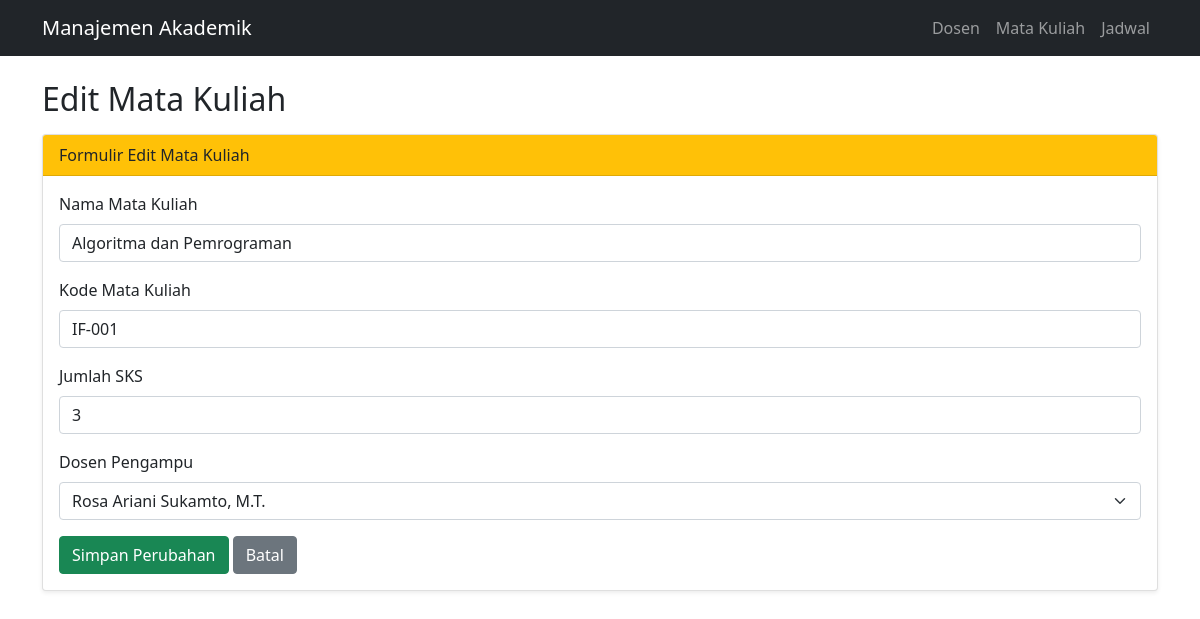
Screenshot of /index.php?action=course_edit&id=1 with the database file from the repository.
### tables this page shows
CREATE TABLE IF NOT EXISTS courses (
    id INT UNSIGNED NOT NULL AUTO_INCREMENT,
    course_name VARCHAR(100) NOT NULL,
    course_code VARCHAR(20) NOT NULL,
    sks TINYINT UNSIGNED NOT NULL,
    lecturer_id INT UNSIGNED NOT NULL,

    PRIMARY KEY (id),

    UNIQUE KEY uq_courses_course_code (course_code),

    CONSTRAINT fk_courses_lecturers
        FOREIGN KEY (lecturer_id)
        REFERENCES lecturers(id)
        ON DELETE RESTRICT
        ON UPDATE CASCADE

);

CREATE TABLE IF NOT EXISTS lecturers (
    id INT UNSIGNED NOT NULL AUTO_INCREMENT,
    name VARCHAR(100) NOT NULL,
    nidn VARCHAR(20) NOT NULL,
    phone VARCHAR(20) NOT NULL,
    join_date DATE NOT NULL,
    PRIMARY KEY (id)
);

### controllers/CourseController.php (called while the page is built, shortened)
<?php
require_once __DIR__ . "/../models/Course.php";
require_once __DIR__ . "/../models/Lecturer.php";
class CourseController {
    private $courseModel;
    private $lecturerModel;
    public function __construct($conn) {
        $this->courseModel = new Course($conn);
        $this->lecturerModel = new Lecturer($conn);
    }
    public function edit() {
        $id = filter_input(
            INPUT_GET,
            'id',
            FILTER_VALIDATE_INT
        );
        $course = $this->courseModel->getById($id);
        $lecturers = $this->lecturerModel->getAll();
        require __DIR__ . "/../views/courses/edit.php";
    }
}

### models/Course.php (called while the page is built, shortened)
<?php
class Course {
    private $conn;
    public function __construct($conn) {
        $this->conn = $conn;
    }
    public function getById($id) {
        $sql = "SELECT c.id, c.course_name, c.course_code, c.sks, c.lecturer_id, l.name AS lecturer_name
                FROM courses c
                INNER JOIN lecturers l
                ON c.lecturer_id = l.id
                WHERE c.id = ?";
        $stmt = $this->conn->prepare($sql);
        $stmt->bind_param("i", $id);
        $stmt->execute();
        $result = $stmt->get_result();
        $course = $result->fetch_assoc();
        return $course;
    }
}

### models/Lecturer.php (called while the page is built, shortened)
<?php
class Lecturer {
    private $conn;
    public function __construct($conn) {
        $this->conn = $conn;
    }
    public function getAll() {
        $sql = "SELECT * FROM lecturers ORDER BY id ASC";
        $result = $this->conn->query($sql);
        $lecturers = [];
        while ($row = $result->fetch_assoc()) {
            $lecturers[] = $row;
        }
        return $lecturers;
    }
}

### views/courses/edit.php (the view, shortened to what this page needs)
<?php
require __DIR__ . "/../layouts/header.php";
?>
<h2 class="mb-3">Edit Mata Kuliah</h2>
<div class="card shadow-sm">
    <div class="card-header bg-warning">
        Formulir Edit Mata Kuliah
    </div>
    <div class="card-body">
        <form action="index.php?action=course_update" method="POST">
            <div class="mb-3">
                <label class="form-label">Nama Mata Kuliah</label>
                <input type="text"
                       name="course_name"
                       class="form-control"
                       maxlength="100"
                       value="<?= htmlspecialchars($course['course_name'], ENT_QUOTES, 'UTF-8'); ?>"
                       required>
            </div>
            <div class="mb-3">
                <label class="form-label">Kode Mata Kuliah</label>
                <input type="text"
                       name="course_code"
                       class="form-control"
                       maxlength="20"
                       value="<?= htmlspecialchars($course['course_code'], ENT_QUOTES, 'UTF-8'); ?>"
                       required>
            </div>
            <div class="mb-3">
                <label class="form-label">Jumlah SKS</label>
                <input type="number"
                       name="sks"
                       class="form-control"
                       min="1"
                       max="255"
                       step="1"
                       value="<?= (int) $course['sks']; ?>"
                       required>
            </div>
            <div class="mb-3">
                <label class="form-label">Dosen Pengampu</label>
                <select name="lecturer_id" class="form-select" required>
                    <?php foreach ($lecturers as $lecturer): ?>
                        <option
                            value="<?= (int) $lecturer['id']; ?>"
                            <?= (int) $lecturer['id'] === (int) $course['lecturer_id'] ? 'selected' : ''; ?>>
                            <?= htmlspecialchars($lecturer['name'], ENT_QUOTES, 'UTF-8'); ?>
                        </option>
                    <?php endforeach; ?>
                </select>
            </div>
            <button type="submit" class="btn btn-success">
                Simpan Perubahan
            </button>
            <a href="index.php?action=course_index"
               class="btn btn-secondary">
                Batal
            </a>
        </form>
    </div>
</div>
<?php
require __DIR__ . "/../layouts/footer.php";
?>

### rows the page displays
courses: course_name "Algoritma dan Pemrograman", course_code "IF-001", sks "3", lecturer_id "Rosa Ariani Sukamto, M.T."
